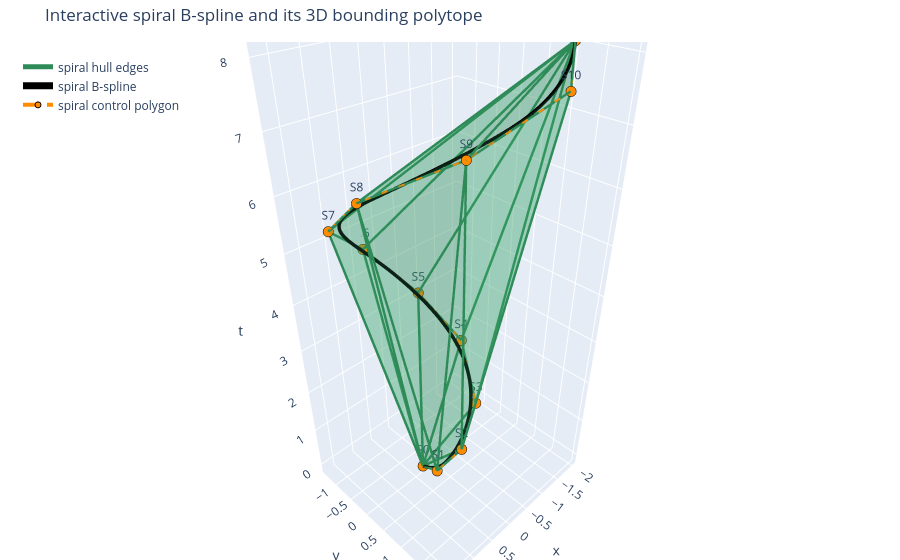

Source (notebook cell):
### Code cell
try:
    import plotly.graph_objects as go
except ImportError as exc:
    raise ImportError(
        "Install plotly to use the interactive spiral 3D view, for example: pip install plotly"
    ) from exc

si, sj, sk = spiral_hull.simplices.T
fig = go.Figure()
fig.add_trace(go.Mesh3d(
    x=control_points_xyt_spiral[:, 0],
    y=control_points_xyt_spiral[:, 1],
    z=control_points_xyt_spiral[:, 2],
    i=si,
    j=sj,
    k=sk,
    name="spiral bounding polytope",
    color="mediumseagreen",
    opacity=0.24,
    flatshading=True,
    hovertemplate="spiral polytope face<extra></extra>",
))

for edge_index, (a, b) in enumerate(hull_edges_from_simplices(spiral_hull.simplices)):
    edge = control_points_xyt_spiral[[a, b]]
    fig.add_trace(go.Scatter3d(
        x=edge[:, 0],
        y=edge[:, 1],
        z=edge[:, 2],
        mode="lines",
        line=dict(color="seagreen", width=5),
        showlegend=edge_index == 0,
        name="spiral hull edges",
        hoverinfo="skip",
    ))

fig.add_trace(go.Scatter3d(
    x=curve_xyt_spiral[:, 0],
    y=curve_xyt_spiral[:, 1],
    z=curve_xyt_spiral[:, 2],
    mode="lines",
    line=dict(color="black", width=7),
    name="spiral B-spline",
    hovertemplate="x=%{x:.2f}<br>y=%{y:.2f}<br>t=%{z:.2f}<extra></extra>",
))

fig.add_trace(go.Scatter3d(
    x=control_points_xyt_spiral[:, 0],
    y=control_points_xyt_spiral[:, 1],
    z=control_points_xyt_spiral[:, 2],
    mode="lines+markers+text",
    line=dict(color="darkorange", width=4, dash="dash"),
    marker=dict(size=6, color="darkorange", line=dict(color="black", width=1)),
    text=[f"S{idx}" for idx in range(len(control_points_xyt_spiral))],
    textposition="top center",
    name="spiral control polygon",
    hovertemplate="%{text}<br>x=%{x:.2f}<br>y=%{y:.2f}<br>t=%{z:.2f}<extra></extra>",
))

fig.update_layout(
    title="Interactive spiral B-spline and its 3D bounding polytope",
    scene=dict(
        xaxis_title="x",
        yaxis_title="y",
        zaxis_title="t",
        aspectmode="data",
    ),
    margin=dict(l=0, r=0, b=0, t=42),
    legend=dict(x=0.02, y=0.98),
)
fig.show()

### Figure 1 — Plotly figure (JSON) as saved in the notebook; plotly's stock layout.template omitted (floating-point values rounded to 4 significant figures; data arrays with more than 128 entries replaced by an {"elided": "..."} marker saying what was removed)
{"data": [{"color": "mediumseagreen", "flatshading": true, "hovertemplate": "spiral polytope face<extra></extra>", "i": [7, 7, 7, 7, 3, 3, 3, 9, 9, 5, 5, 5, 5, 2, 2, 2, 1, 1, 1, 1], "j": [8, 6, 0, 0, 10, 4, 4, 8, 10, 0, 4, 6, 4, 9, 3, 3, 2, 2, 0, 9], "k": [11, 11, 8, 6, 11, 11, 0, 11, 11, 6, 0, 11, 11, 10, 0, 10, 0, 9, 8, 8], "name": "spiral bounding polytope", "opacity": 0.24, "type": "mesh3d", "x": [0.3461, 0.3039, -0.1244, -0.7211, -1.018, -0.6455, 0.3289, 1.344, 1.669, 0.9149, -0.6124, -2.005], "y": [0.0523, 0.4253, 0.6842, 0.4835, -0.2167, -1.028, -1.347, -0.7894, 0.4609, 1.67, 1.985, 1.021], "z": [0, 0.1319, 0.63, 1.333, 2.359, 3.282, 4.527, 5.495, 6.52, 7.238, 7.78, 8.0]}, {"hoverinfo": "skip", "line": {"color": "seagreen", "width": 5}, "mode": "lines", "name": "spiral hull edges", "showlegend": true, "type": "scatter3d", "x": [0.3461, 0.3039], "y": [0.0523, 0.4253], "z": [0, 0.1319]}, {"hoverinfo": "skip", "line": {"color": "seagreen", "width": 5}, "mode": "lines", "name": "spiral hull edges", "showlegend": false, "type": "scatter3d", "x": [0.3461, -0.1244], "y": [0.0523, 0.6842], "z": [0, 0.63]}, {"hoverinfo": "skip", "line": {"color": "seagreen", "width": 5}, "mode": "lines", "name": "spiral hull edges", "showlegend": false, "type": "scatter3d", "x": [0.3461, -0.7211], "y": [0.0523, 0.4835], "z": [0, 1.333]}, {"hoverinfo": "skip", "line": {"color": "seagreen", "width": 5}, "mode": "lines", "name": "spiral hull edges", "showlegend": false, "type": "scatter3d", "x": [0.3461, -1.018], "y": [0.0523, -0.2167], "z": [0, 2.359]}, {"hoverinfo": "skip", "line": {"color": "seagreen", "width": 5}, "mode": "lines", "name": "spiral hull edges", "showlegend": false, "type": "scatter3d", "x": [0.3461, -0.6455], "y": [0.0523, -1.028], "z": [0, 3.282]}, {"hoverinfo": "skip", "line": {"color": "seagreen", "width": 5}, "mode": "lines", "name": "spiral hull edges", "showlegend": false, "type": "scatter3d", "x": [0.3461, 0.3289], "y": [0.0523, -1.347], "z": [0, 4.527]}, {"hoverinfo": "skip", "line": {"color": "seagreen", "width": 5}, "mode": "lines", "name": "spiral hull edges", "showlegend": false, "type": "scatter3d", "x": [0.3461, 1.344], "y": [0.0523, -0.7894], "z": [0, 5.495]}, {"hoverinfo": "skip", "line": {"color": "seagreen", "width": 5}, "mode": "lines", "name": "spiral hull edges", "showlegend": false, "type": "scatter3d", "x": [0.3461, 1.669], "y": [0.0523, 0.4609], "z": [0, 6.52]}, {"hoverinfo": "skip", "line": {"color": "seagreen", "width": 5}, "mode": "lines", "name": "spiral hull edges", "showlegend": false, "type": "scatter3d", "x": [0.3039, -0.1244], "y": [0.4253, 0.6842], "z": [0.1319, 0.63]}, {"hoverinfo": "skip", "line": {"color": "seagreen", "width": 5}, "mode": "lines", "name": "spiral hull edges", "showlegend": false, "type": "scatter3d", "x": [0.3039, 1.669], "y": [0.4253, 0.4609], "z": [0.1319, 6.52]}, {"hoverinfo": "skip", "line": {"color": "seagreen", "width": 5}, "mode": "lines", "name": "spiral hull edges", "showlegend": false, "type": "scatter3d", "x": [0.3039, 0.9149], "y": [0.4253, 1.67], "z": [0.1319, 7.238]}, {"hoverinfo": "skip", "line": {"color": "seagreen", "width": 5}, "mode": "lines", "name": "spiral hull edges", "showlegend": false, "type": "scatter3d", "x": [-0.1244, -0.7211], "y": [0.6842, 0.4835], "z": [0.63, 1.333]}, {"hoverinfo": "skip", "line": {"color": "seagreen", "width": 5}, "mode": "lines", "name": "spiral hull edges", "showlegend": false, "type": "scatter3d", "x": [-0.1244, 0.9149], "y": [0.6842, 1.67], "z": [0.63, 7.238]}, {"hoverinfo": "skip", "line": {"color": "seagreen", "width": 5}, "mode": "lines", "name": "spiral hull edges", "showlegend": false, "type": "scatter3d", "x": [-0.1244, -0.6124], "y": [0.6842, 1.985], "z": [0.63, 7.78]}, {"hoverinfo": "skip", "line": {"color": "seagreen", "width": 5}, "mode": "lines", "name": "spiral hull edges", "showlegend": false, "type": "scatter3d", "x": [-0.7211, -1.018], "y": [0.4835, -0.2167], "z": [1.333, 2.359]}, {"hoverinfo": "skip", "line": {"color": "seagreen", "width": 5}, "mode": "lines", "name": "spiral hull edges", "showlegend": false, "type": "scatter3d", "x": [-0.7211, -0.6124], "y": [0.4835, 1.985], "z": [1.333, 7.78]}, {"hoverinfo": "skip", "line": {"color": "seagreen", "width": 5}, "mode": "lines", "name": "spiral hull edges", "showlegend": false, "type": "scatter3d", "x": [-0.7211, -2.005], "y": [0.4835, 1.021], "z": [1.333, 8.0]}, {"hoverinfo": "skip", "line": {"color": "seagreen", "width": 5}, "mode": "lines", "name": "spiral hull edges", "showlegend": false, "type": "scatter3d", "x": [-1.018, -0.6455], "y": [-0.2167, -1.028], "z": [2.359, 3.282]}, {"hoverinfo": "skip", "line": {"color": "seagreen", "width": 5}, "mode": "lines", "name": "spiral hull edges", "showlegend": false, "type": "scatter3d", "x": [-1.018, -2.005], "y": [-0.2167, 1.021], "z": [2.359, 8.0]}, {"hoverinfo": "skip", "line": {"color": "seagreen", "width": 5}, "mode": "lines", "name": "spiral hull edges", "showlegend": false, "type": "scatter3d", "x": [-0.6455, 0.3289], "y": [-1.028, -1.347], "z": [3.282, 4.527]}, {"hoverinfo": "skip", "line": {"color": "seagreen", "width": 5}, "mode": "lines", "name": "spiral hull edges", "showlegend": false, "type": "scatter3d", "x": [-0.6455, -2.005], "y": [-1.028, 1.021], "z": [3.282, 8.0]}, {"hoverinfo": "skip", "line": {"color": "seagreen", "width": 5}, "mode": "lines", "name": "spiral hull edges", "showlegend": false, "type": "scatter3d", "x": [0.3289, 1.344], "y": [-1.347, -0.7894], "z": [4.527, 5.495]}, {"hoverinfo": "skip", "line": {"color": "seagreen", "width": 5}, "mode": "lines", "name": "spiral hull edges", "showlegend": false, "type": "scatter3d", "x": [0.3289, -2.005], "y": [-1.347, 1.021], "z": [4.527, 8.0]}, {"hoverinfo": "skip", "line": {"color": "seagreen", "width": 5}, "mode": "lines", "name": "spiral hull edges", "showlegend": false, "type": "scatter3d", "x": [1.344, 1.669], "y": [-0.7894, 0.4609], "z": [5.495, 6.52]}, {"hoverinfo": "skip", "line": {"color": "seagreen", "width": 5}, "mode": "lines", "name": "spiral hull edges", "showlegend": false, "type": "scatter3d", "x": [1.344, -2.005], "y": [-0.7894, 1.021], "z": [5.495, 8.0]}, {"hoverinfo": "skip", "line": {"color": "seagreen", "width": 5}, "mode": "lines", "name": "spiral hull edges", "showlegend": false, "type": "scatter3d", "x": [1.669, 0.9149], "y": [0.4609, 1.67], "z": [6.52, 7.238]}, {"hoverinfo": "skip", "line": {"color": "seagreen", "width": 5}, "mode": "lines", "name": "spiral hull edges", "showlegend": false, "type": "scatter3d", "x": [1.669, -2.005], "y": [0.4609, 1.021], "z": [6.52, 8.0]}, {"hoverinfo": "skip", "line": {"color": "seagreen", "width": 5}, "mode": "lines", "name": "spiral hull edges", "showlegend": false, "type": "scatter3d", "x": [0.9149, -0.6124], "y": [1.67, 1.985], "z": [7.238, 7.78]}, {"hoverinfo": "skip", "line": {"color": "seagreen", "width": 5}, "mode": "lines", "name": "spiral hull edges", "showlegend": false, "type": "scatter3d", "x": [0.9149, -2.005], "y": [1.67, 1.021], "z": [7.238, 8.0]}, {"hoverinfo": "skip", "line": {"color": "seagreen", "width": 5}, "mode": "lines", "name": "spiral hull edges", "showlegend": false, "type": "scatter3d", "x": [-0.6124, -2.005], "y": [1.985, 1.021], "z": [7.78, 8.0]}, {"hovertemplate": "x=%{x:.2f}<br>y=%{y:.2f}<br>t=%{z:.2f}<extra></extra>", "line": {"color": "black", "width": 7}, "mode": "lines", "name": "spiral B-spline", "type": "scatter3d", "x": {"elided": "450 float values"}, "y": {"elided": "450 float values"}, "z": {"elided": "450 float values"}}, {"hovertemplate": "%{text}<br>x=%{x:.2f}<br>y=%{y:.2f}<br>t=%{z:.2f}<extra></extra>", "line": {"color": "darkorange", "dash": "dash", "width": 4}, "marker": {"color": "darkorange", "line": {"color": "black", "width": 1}, "size": 6}, "mode": "lines+markers+text", "name": "spiral control polygon", "text": ["S0", "S1", "S2", "S3", "S4", "S5", "S6", "S7", "S8", "S9", "S10", "S11"], "textposition": "top center", "type": "scatter3d", "x": [0.3461, 0.3039, -0.1244, -0.7211, -1.018, -0.6455, 0.3289, 1.344, 1.669, 0.9149, -0.6124, -2.005], "y": [0.0523, 0.4253, 0.6842, 0.4835, -0.2167, -1.028, -1.347, -0.7894, 0.4609, 1.67, 1.985, 1.021], "z": [0, 0.1319, 0.63, 1.333, 2.359, 3.282, 4.527, 5.495, 6.52, 7.238, 7.78, 8.0]}], "layout": {"legend": {"x": 0.02, "y": 0.98}, "margin": {"b": 0, "l": 0, "r": 0, "t": 42}, "scene": {"aspectmode": "data", "xaxis": {"title": {"text": "x"}}, "yaxis": {"title": {"text": "y"}}, "zaxis": {"title": {"text": "t"}}}, "title": {"text": "Interactive spiral B-spline and its 3D bounding polytope"}}}
